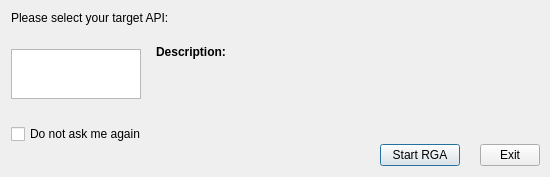
<?xml version="1.0" encoding="UTF-8"?>
<ui version="4.0">
 <class>rgStartupDialog</class>
 <widget class="QDialog" name="rgStartupDialog">
  <property name="windowModality">
   <enum>Qt::ApplicationModal</enum>
  </property>
  <property name="geometry">
   <rect>
    <x>0</x>
    <y>0</y>
    <width>550</width>
    <height>177</height>
   </rect>
  </property>
  <property name="sizePolicy">
   <sizepolicy hsizetype="Fixed" vsizetype="Fixed">
    <horstretch>0</horstretch>
    <verstretch>0</verstretch>
   </sizepolicy>
  </property>
  <property name="windowTitle">
   <string>Radeon GPU Analyzer</string>
  </property>
  <property name="windowIcon">
   <iconset resource="../Res/RadeonGPUAnalyzerGUI.qrc">
    <normaloff>:/icons/rgaIcon.svg</normaloff>:/icons/rgaIcon.svg</iconset>
  </property>
  <property name="modal">
   <bool>true</bool>
  </property>
  <layout class="QVBoxLayout" name="verticalLayout_3">
   <property name="spacing">
    <number>0</number>
   </property>
   <property name="rightMargin">
    <number>10</number>
   </property>
   <item>
    <widget class="QLabel" name="selectTargetAPILabel">
     <property name="sizePolicy">
      <sizepolicy hsizetype="Expanding" vsizetype="Fixed">
       <horstretch>0</horstretch>
       <verstretch>0</verstretch>
      </sizepolicy>
     </property>
     <property name="text">
      <string>Please select your target API:</string>
     </property>
    </widget>
   </item>
   <item>
    <spacer name="verticalSpacer_2">
     <property name="orientation">
      <enum>Qt::Vertical</enum>
     </property>
     <property name="sizeType">
      <enum>QSizePolicy::Fixed</enum>
     </property>
     <property name="sizeHint" stdset="0">
      <size>
       <width>20</width>
       <height>20</height>
      </size>
     </property>
    </spacer>
   </item>
   <item>
    <layout class="QHBoxLayout" name="horizontalLayout">
     <property name="spacing">
      <number>15</number>
     </property>
     <item>
      <widget class="QListWidget" name="apiListWidget">
       <property name="sizePolicy">
        <sizepolicy hsizetype="Fixed" vsizetype="Minimum">
         <horstretch>0</horstretch>
         <verstretch>0</verstretch>
        </sizepolicy>
       </property>
       <property name="minimumSize">
        <size>
         <width>0</width>
         <height>50</height>
        </size>
       </property>
       <property name="maximumSize">
        <size>
         <width>130</width>
         <height>50</height>
        </size>
       </property>
      </widget>
     </item>
     <item>
      <layout class="QVBoxLayout" name="verticalLayout">
       <property name="spacing">
        <number>5</number>
       </property>
       <property name="topMargin">
        <number>0</number>
       </property>
       <item>
        <widget class="QLabel" name="descriptionLabel_1">
         <property name="sizePolicy">
          <sizepolicy hsizetype="Expanding" vsizetype="Fixed">
           <horstretch>0</horstretch>
           <verstretch>0</verstretch>
          </sizepolicy>
         </property>
         <property name="maximumSize">
          <size>
           <width>16777215</width>
           <height>20</height>
          </size>
         </property>
         <property name="font">
          <font>
           <weight>75</weight>
           <bold>true</bold>
          </font>
         </property>
         <property name="lineWidth">
          <number>0</number>
         </property>
         <property name="text">
          <string>Description:</string>
         </property>
         <property name="alignment">
          <set>Qt::AlignLeading|Qt::AlignLeft|Qt::AlignTop</set>
         </property>
        </widget>
       </item>
       <item>
        <widget class="QLabel" name="descriptionLabel">
         <property name="sizePolicy">
          <sizepolicy hsizetype="Preferred" vsizetype="Fixed">
           <horstretch>0</horstretch>
           <verstretch>0</verstretch>
          </sizepolicy>
         </property>
         <property name="minimumSize">
          <size>
           <width>0</width>
           <height>0</height>
          </size>
         </property>
         <property name="maximumSize">
          <size>
           <width>16777215</width>
           <height>70</height>
          </size>
         </property>
         <property name="text">
          <string>&lt;Description for the selected API&gt;</string>
         </property>
         <property name="alignment">
          <set>Qt::AlignLeading|Qt::AlignLeft|Qt::AlignTop</set>
         </property>
         <property name="wordWrap">
          <bool>false</bool>
         </property>
        </widget>
       </item>
      </layout>
     </item>
    </layout>
   </item>
   <item>
    <spacer name="verticalSpacer">
     <property name="orientation">
      <enum>Qt::Vertical</enum>
     </property>
     <property name="sizeType">
      <enum>QSizePolicy::Fixed</enum>
     </property>
     <property name="sizeHint" stdset="0">
      <size>
       <width>20</width>
       <height>20</height>
      </size>
     </property>
    </spacer>
   </item>
   <item>
    <widget class="QCheckBox" name="DoNotAskMeAgainCheckBox">
     <property name="sizePolicy">
      <sizepolicy hsizetype="Maximum" vsizetype="Fixed">
       <horstretch>0</horstretch>
       <verstretch>0</verstretch>
      </sizepolicy>
     </property>
     <property name="text">
      <string>Do not ask me again</string>
     </property>
    </widget>
   </item>
   <item>
    <layout class="QHBoxLayout" name="horizontalLayout_2">
     <property name="spacing">
      <number>20</number>
     </property>
     <property name="sizeConstraint">
      <enum>QLayout::SetDefaultConstraint</enum>
     </property>
     <property name="rightMargin">
      <number>0</number>
     </property>
     <property name="bottomMargin">
      <number>0</number>
     </property>
     <item>
      <spacer name="horizontalSpacer_3">
       <property name="orientation">
        <enum>Qt::Horizontal</enum>
       </property>
       <property name="sizeHint" stdset="0">
        <size>
         <width>40</width>
         <height>20</height>
        </size>
       </property>
      </spacer>
     </item>
     <item>
      <widget class="QPushButton" name="startRGAPushButton">
       <property name="text">
        <string>Start RGA</string>
       </property>
      </widget>
     </item>
     <item>
      <widget class="QPushButton" name="exitPushButton">
       <property name="maximumSize">
        <size>
         <width>60</width>
         <height>16777215</height>
        </size>
       </property>
       <property name="text">
        <string>Exit</string>
       </property>
      </widget>
     </item>
    </layout>
   </item>
  </layout>
 </widget>
 <layoutdefault spacing="6" margin="11"/>
 <resources>
  <include location="../Res/RadeonGPUAnalyzerGUI.qrc"/>
 </resources>
 <connections/>
</ui>
